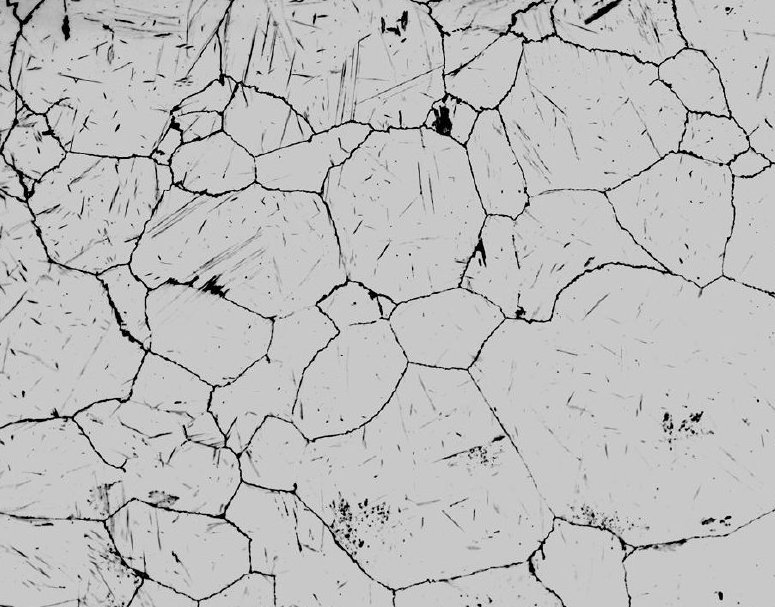
#> input picture input_images/grains.jpg, 775 x 607 px
$ python 'corner detector.py'
#> lines starting #> are read from the running program, lines starting #| are printed output that depends on the picture
# -*- coding: utf-8 -*-
"""
Created on Sat Jun 18 22:42:22 2022

@author: sdeni
"""
## corner detector
import cv2
import numpy as np

img = cv2.imread("./input_images/grains.jpg", 0)
#> img is the input picture: shape (607, 775); min 0, max 254, mean 189.1

detector = cv2.FastFeatureDetector_create(50)

kp = detector.detect(img, None)
#> kp = 3314 keypoints; strongest (x, y, size): (528, 38, 7), (440, 107, 7), (757, 400, 7), (342, 420, 7)

img2 =cv2.drawKeypoints(img, kp, None, flags=0)
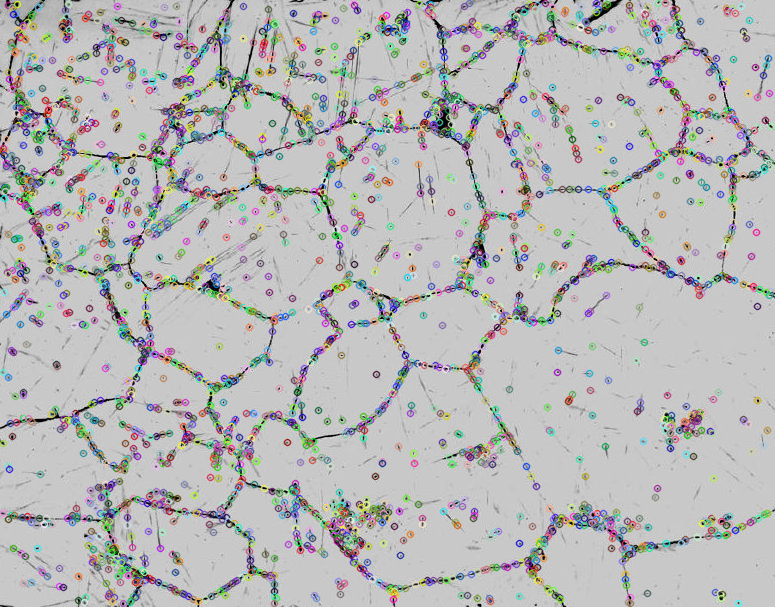
#> img2: shape (607, 775, 3); mean of channels 0, 1, 2 184.4, 184.5, 184.4; drawn as B, G, R

cv2.imshow("corners", img2)
cv2.waitKey(5000)
cv2.destroyAllWindows()

$ run again, with input_images/Alloy_noisy.jpg copied over input_images/grains.jpg
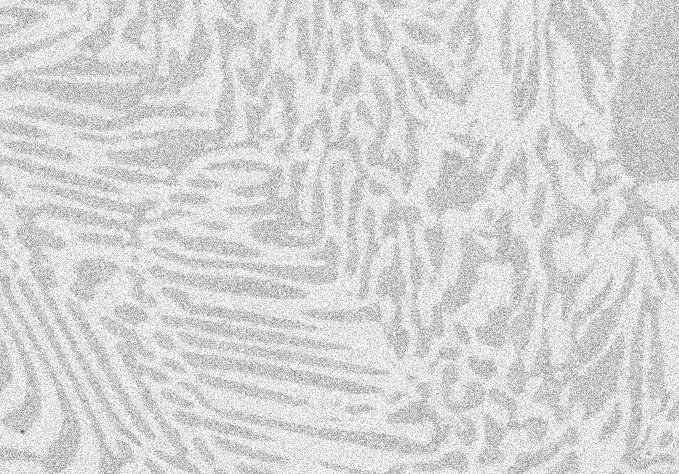
#> input picture input_images/Alloy_noisy.jpg, 679 x 474 px
#> img is the input picture: shape (474, 679); min 63, max 255, mean 213.3
#> kp = 1711 keypoints; strongest (x, y, size): (343, 164, 7), (21, 431, 7), (15, 122, 7), (290, 341, 7)
#> `img2 =cv2.drawKeypoints(img, kp, None, flags=0)`:
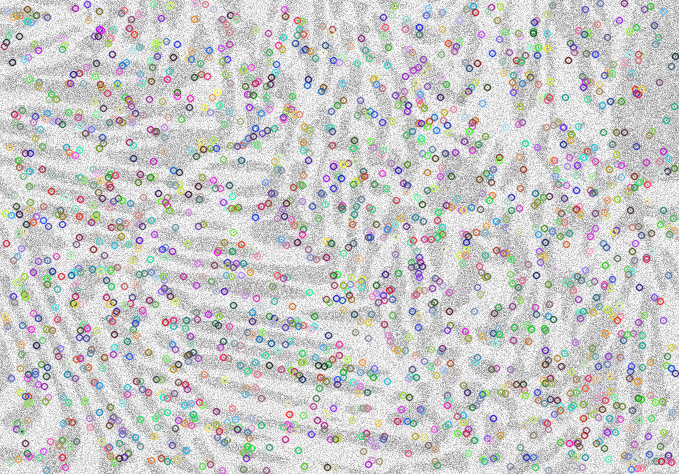
#> img2: shape (474, 679, 3); mean of channels 0, 1, 2 203.7, 203.9, 203.9; drawn as B, G, R
